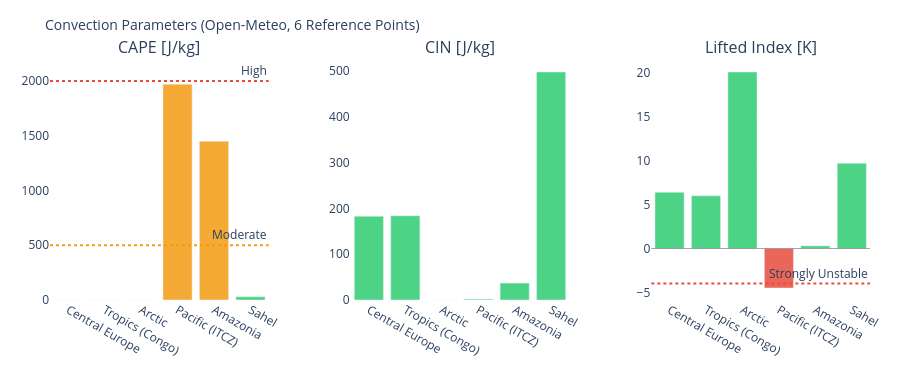

The cell this chart's notebook holds for it:
### Markdown cell above
---
## 3. Visualizations

### Code cell
# ============================================================
# CAPE / CIN / LIFTED INDEX – Convection potential
# ============================================================

if not df_atm.empty:
    fig = make_subplots(
        rows=1, cols=3,
        subplot_titles=['CAPE [J/kg]', 'CIN [J/kg]', 'Lifted Index [K]'],
        horizontal_spacing=0.1
    )
    pts = df_atm['point'].tolist()
    pt_colors = ['#E85D24','#185FA5','#888780','#378ADD','#639922','#F2A623']

    # CAPE – höher = mehr Gewitterpotential
    cape_vals = df_atm['cape'].fillna(0).tolist()
    cape_colors = ['#e74c3c' if v > 2000 else '#f39c12' if v > 500 else '#2ecc71'
                   for v in cape_vals]
    fig.add_trace(go.Bar(x=pts, y=cape_vals, marker_color=cape_colors,
                         opacity=0.85, showlegend=False), row=1, col=1)
    fig.add_hline(y=2000, line_dash='dot', line_color='#e74c3c',
                  annotation_text='High', row=1, col=1)
    fig.add_hline(y=500,  line_dash='dot', line_color='#f39c12',
                  annotation_text='Moderate', row=1, col=1)

    # CIN – negativer = stärker gedeckelt (weniger Auslöse)
    cin_vals = df_atm['cin'].fillna(0).tolist()
    cin_colors = ['#e74c3c' if v < -200 else '#f39c12' if v < -50 else '#2ecc71'
                  for v in cin_vals]
    fig.add_trace(go.Bar(x=pts, y=cin_vals, marker_color=cin_colors,
                         opacity=0.85, showlegend=False), row=1, col=2)

    # Lifted Index – negativ = instabil
    li_vals = df_atm['li'].fillna(0).tolist()
    li_colors = ['#e74c3c' if v < -4 else '#f39c12' if v < 0 else '#2ecc71'
                 for v in li_vals]
    fig.add_trace(go.Bar(x=pts, y=li_vals, marker_color=li_colors,
                         opacity=0.85, showlegend=False), row=1, col=3)
    fig.add_hline(y=0, line_color='gray', line_width=0.7, row=1, col=3)
    fig.add_hline(y=-4, line_dash='dot', line_color='#e74c3c',
                  annotation_text='Strongly Unstable', row=1, col=3)

    fig.update_layout(
        title=dict(text='Convection Parameters (Open-Meteo, 6 Reference Points)', font=dict(size=14)),
        height=380, plot_bgcolor='rgba(0,0,0,0)', paper_bgcolor='rgba(0,0,0,0)',
        margin=dict(l=50, r=30, t=60, b=80)
    )
    fig.update_xaxes(tickangle=30)
    fig.show()

### Figure 1 — Plotly figure (JSON) as saved in the notebook; plotly's stock layout.template omitted (floating-point values rounded to 4 significant figures)
{"data": [{"marker": {"color": ["#2ecc71", "#2ecc71", "#2ecc71", "#f39c12", "#f39c12", "#2ecc71"]}, "opacity": 0.85, "showlegend": false, "type": "bar", "x": ["Central Europe", "Tropics (Congo)", "Arctic", "Pacific (ITCZ)", "Amazonia", "Sahel"], "xaxis": "x", "y": [0.0, 0.0, 0.0, 1970.0, 1450.0, 30.0], "yaxis": "y"}, {"marker": {"color": ["#2ecc71", "#2ecc71", "#2ecc71", "#2ecc71", "#2ecc71", "#2ecc71"]}, "opacity": 0.85, "showlegend": false, "type": "bar", "x": ["Central Europe", "Tropics (Congo)", "Arctic", "Pacific (ITCZ)", "Amazonia", "Sahel"], "xaxis": "x2", "y": [183.0, 184.0, 0.0, 2.0, 37.0, 498.0], "yaxis": "y2"}, {"marker": {"color": ["#2ecc71", "#2ecc71", "#2ecc71", "#e74c3c", "#2ecc71", "#2ecc71"]}, "opacity": 0.85, "showlegend": false, "type": "bar", "x": ["Central Europe", "Tropics (Congo)", "Arctic", "Pacific (ITCZ)", "Amazonia", "Sahel"], "xaxis": "x3", "y": [6.4, 6.0, 20.1, -4.5, 0.3, 9.7], "yaxis": "y3"}], "layout": {"annotations": [{"font": {"size": 16}, "showarrow": false, "text": "CAPE [J/kg]", "x": 0.1333, "xanchor": "center", "xref": "paper", "y": 1.0, "yanchor": "bottom", "yref": "paper"}, {"font": {"size": 16}, "showarrow": false, "text": "CIN [J/kg]", "x": 0.5, "xanchor": "center", "xref": "paper", "y": 1.0, "yanchor": "bottom", "yref": "paper"}, {"font": {"size": 16}, "showarrow": false, "text": "Lifted Index [K]", "x": 0.8667, "xanchor": "center", "xref": "paper", "y": 1.0, "yanchor": "bottom", "yref": "paper"}, {"showarrow": false, "text": "High", "x": 1, "xanchor": "right", "xref": "x domain", "y": 2000, "yanchor": "bottom", "yref": "y"}, {"showarrow": false, "text": "Moderate", "x": 1, "xanchor": "right", "xref": "x domain", "y": 500, "yanchor": "bottom", "yref": "y"}, {"showarrow": false, "text": "Strongly Unstable", "x": 1, "xanchor": "right", "xref": "x3 domain", "y": -4, "yanchor": "bottom", "yref": "y3"}], "height": 380, "margin": {"b": 80, "l": 50, "r": 30, "t": 60}, "paper_bgcolor": "rgba(0,0,0,0)", "plot_bgcolor": "rgba(0,0,0,0)", "shapes": [{"line": {"color": "#e74c3c", "dash": "dot"}, "type": "line", "x0": 0, "x1": 1, "xref": "x domain", "y0": 2000, "y1": 2000, "yref": "y"}, {"line": {"color": "#f39c12", "dash": "dot"}, "type": "line", "x0": 0, "x1": 1, "xref": "x domain", "y0": 500, "y1": 500, "yref": "y"}, {"line": {"color": "gray", "width": 0.7}, "type": "line", "x0": 0, "x1": 1, "xref": "x3 domain", "y0": 0, "y1": 0, "yref": "y3"}, {"line": {"color": "#e74c3c", "dash": "dot"}, "type": "line", "x0": 0, "x1": 1, "xref": "x3 domain", "y0": -4, "y1": -4, "yref": "y3"}], "title": {"font": {"size": 14}, "text": "Convection Parameters (Open-Meteo, 6 Reference Points)"}, "xaxis": {"anchor": "y", "domain": [0.0, 0.2667], "tickangle": 30}, "xaxis2": {"anchor": "y2", "domain": [0.3667, 0.6333], "tickangle": 30}, "xaxis3": {"anchor": "y3", "domain": [0.7333, 1.0], "tickangle": 30}, "yaxis": {"anchor": "x", "domain": [0.0, 1.0]}, "yaxis2": {"anchor": "x2", "domain": [0.0, 1.0]}, "yaxis3": {"anchor": "x3", "domain": [0.0, 1.0]}}}
